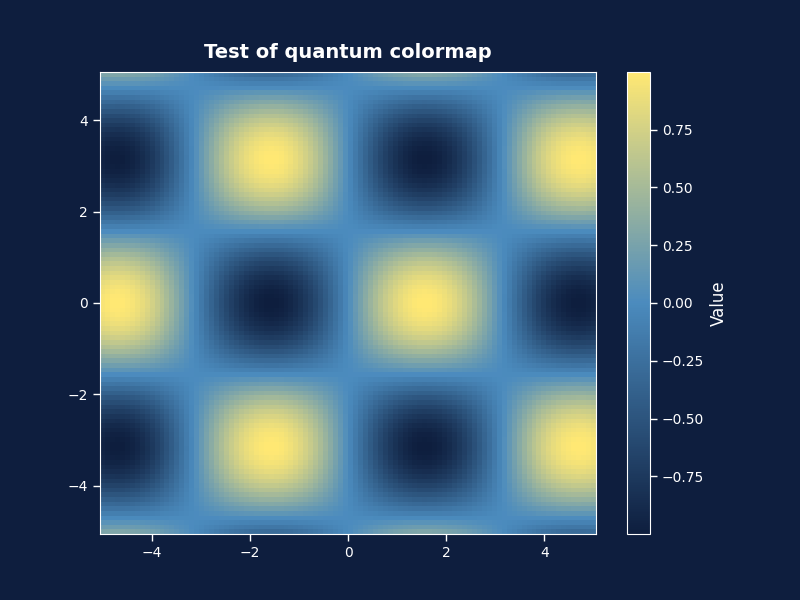

Write Python code to recreate this figure.
"""
Test script to verify that the 'quantum' colormap is properly registered with matplotlib.

This script tests that the colormap can be referenced by name after it's registered.
"""

import matplotlib.pyplot as plt
import matplotlib as mpl
import numpy as np
import custom_mpl_style

def test_colormap_registration():
    """Test that the 'quantum' colormap is properly registered."""
    print("Testing colormap registration...")
    
    # Call set_mpl_theme() to create and register the colormap
    style_dict, quantum_cmap = custom_mpl_style.set_mpl_theme()
    
    # Check if 'quantum' is in the list of available colormaps
    available_cmaps = plt.colormaps()
    if 'quantum' in available_cmaps:
        print("Success! 'quantum' colormap is registered and available.")
        print(f"Available colormaps: {len(available_cmaps)}")
        print(f"Some example colormaps: {available_cmaps[:5]}...")
    else:
        print("Error: 'quantum' colormap is not registered.")
        print(f"Available colormaps: {available_cmaps}")
        return False
    
    # Try to get the colormap by name
    try:
        cmap = plt.get_cmap('quantum')
        print(f"Successfully retrieved 'quantum' colormap by name.")
        print(f"Colormap name: {cmap.name}")
        return True
    except Exception as e:
        print(f"Error retrieving 'quantum' colormap by name: {e}")
        return False

def test_colormap_usage():
    """Test using the 'quantum' colormap by name in a plot."""
    print("\nTesting colormap usage...")
    
    try:
        # Create a simple 2D array to visualize with the colormap
        x = np.linspace(-5, 5, 100)
        y = np.linspace(-5, 5, 100)
        X, Y = np.meshgrid(x, y)
        Z = np.sin(X) * np.cos(Y)
        
        # Create a figure and plot using the 'quantum' colormap by name
        fig, ax = plt.subplots(figsize=(8, 6))
        im = ax.pcolormesh(X, Y, Z, cmap='quantum')
        fig.colorbar(im, ax=ax, label='Value')
        ax.set_title('Test of quantum colormap')
        
        # Save the figure to verify it works
        fig.savefig('test_colormap_registration.png')
        print("Success! Created and saved a plot using the 'quantum' colormap by name.")
        return True
    except Exception as e:
        print(f"Error in colormap usage test: {e}")
        return False

if __name__ == "__main__":
    # Test the colormap registration
    registration_success = test_colormap_registration()
    
    # If registration succeeded, test using the colormap
    if registration_success:
        usage_success = test_colormap_usage()
    else:
        usage_success = False
    
    print("\nTest summary:")
    print(f"- Colormap registration: {'SUCCESS' if registration_success else 'FAILED'}")
    print(f"- Colormap usage: {'SUCCESS' if usage_success else 'FAILED'}")